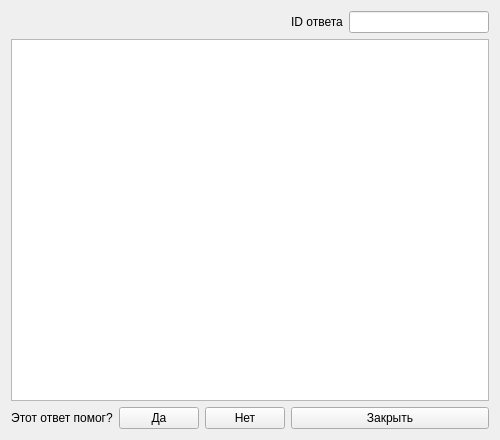
<?xml version="1.0" encoding="UTF-8"?>
<ui version="4.0">
 <class>represponsewin</class>
 <widget class="QWidget" name="represponsewin">
  <property name="geometry">
   <rect>
    <x>0</x>
    <y>0</y>
    <width>500</width>
    <height>440</height>
   </rect>
  </property>
  <property name="windowTitle">
   <string>Form</string>
  </property>
  <layout class="QGridLayout" name="gridLayout">
   <item row="0" column="3">
    <widget class="QLabel" name="label_2">
     <property name="text">
      <string>ID ответа</string>
     </property>
     <property name="alignment">
      <set>Qt::AlignmentFlag::AlignCenter</set>
     </property>
    </widget>
   </item>
   <item row="0" column="4">
    <widget class="QLineEdit" name="IDLine">
     <property name="readOnly">
      <bool>true</bool>
     </property>
    </widget>
   </item>
   <item row="1" column="0" colspan="5">
    <widget class="QTextEdit" name="textEdit"/>
   </item>
   <item row="2" column="0">
    <widget class="QLabel" name="label">
     <property name="text">
      <string>Этот ответ помог?</string>
     </property>
     <property name="alignment">
      <set>Qt::AlignmentFlag::AlignCenter</set>
     </property>
    </widget>
   </item>
   <item row="2" column="1">
    <widget class="QPushButton" name="yesButton">
     <property name="text">
      <string>Да</string>
     </property>
    </widget>
   </item>
   <item row="2" column="2">
    <widget class="QPushButton" name="noButton">
     <property name="text">
      <string>Нет</string>
     </property>
    </widget>
   </item>
   <item row="2" column="3" colspan="2">
    <widget class="QPushButton" name="closeButton">
     <property name="text">
      <string>Закрыть</string>
     </property>
    </widget>
   </item>
  </layout>
 </widget>
 <resources/>
 <connections/>
</ui>
